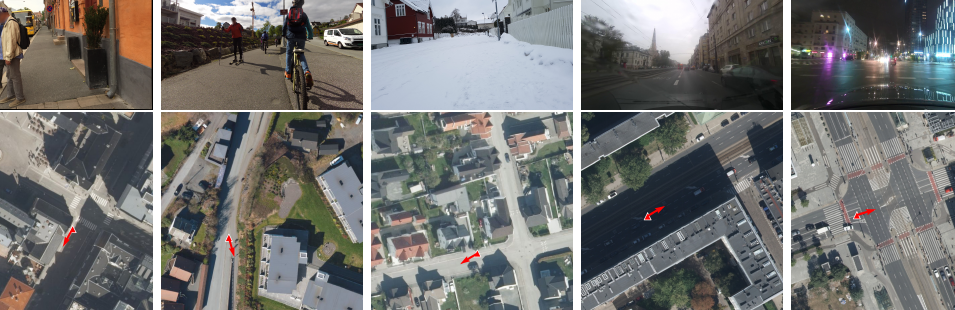
#> input picture assets/img/opencvl-samples.png, 955 x 310 px
$ python build_hero_collage.py
#> lines starting #> are read from the running program, lines starting #| are printed output that depends on the picture
#!/usr/bin/env python3
from __future__ import annotations

import argparse
import io
import json
import math
import sys
import urllib.error
import urllib.parse
import urllib.request
from dataclasses import dataclass
from pathlib import Path

from PIL import Image, ImageDraw, ImageEnhance, ImageFilter


ROOT = Path(__file__).resolve().parents[1]
IMG_DIR = ROOT / "assets" / "img"

BASE_PATH = IMG_DIR / "nl-aerial-base.jpg"
OUTPUT_PATH = IMG_DIR / "opencvl-hero-collage.jpg"
FALLBACK_SAMPLES_PATH = IMG_DIR / "opencvl-samples.png"

MIN_X = 543508.907
MIN_Y = 6866881.842
MAX_X = 546308.907
MAX_Y = 6868456.842

CARD_SLOTS = [
    ((1460, 185), 7, (214, 155, 47)),
    ((1905, 270), -5, (92, 131, 189)),
    ((2185, 500), 6, (47, 111, 98)),
    ((1770, 640), 4, (199, 96, 53)),
    ((2085, 840), -7, (214, 155, 47)),
    ((1470, 1000), 6, (92, 131, 189)),
    ((1050, 1045), -5, (47, 111, 98)),
    ((2240, 1110), 5, (199, 96, 53)),
    ((1185, 360), -6, (214, 155, 47)),
    ((1510, 1210), -4, (92, 131, 189)),
    ((1960, 1185), 7, (47, 111, 98)),
    ((925, 700), 5, (199, 96, 53)),
    ((2315, 215), -8, (214, 155, 47)),
    ((1690, 420), 4, (92, 131, 189)),
]

CARD_SIZES = [(410, 250), (390, 235), (430, 250), (360, 220), (405, 245)]


@dataclass
class StreetImage:
    image: Image.Image
    lon: float | None
    lat: float | None
    image_id: str


# [108 lines left out: functions mercator_to_lon_lat, lon_lat_to_mercator, lon_lat_to_pixel, read_url, fetch_mapillary_images, not called in this run]


def fallback_images(limit: int) -> list[StreetImage]:
#> called with limit = 14
    samples = Image.open(FALLBACK_SAMPLES_PATH).convert("RGB")
#> samples is the input picture: PIL image 955x310 RGB; mean R, G, B 115.7, 116, 114.4
    boxes = [(0, 0, 154, 150), (160, 0, 360, 150), (370, 0, 570, 150), (585, 0, 770, 150), (785, 0, 955, 150)]
    images = [StreetImage(samples.crop(box).convert("RGB"), None, None, f"fallback-{idx}") for idx, box in enumerate(boxes)]
#> images = 5 items
    while len(images) < limit:
        images.extend(images[: limit - len(images)])
#> this loop made 2 passes
#> after the loop, images = 14 items
    return images[:limit]


def cover(image: Image.Image, size: tuple[int, int]) -> Image.Image:
    tw, th = size
    iw, ih = image.size
    scale = max(tw / iw, th / ih)
    nw, nh = int(iw * scale + 0.5), int(ih * scale + 0.5)
    image = image.resize((nw, nh), Image.Resampling.LANCZOS)
    left = (nw - tw) // 2
    top = (nh - th) // 2
    return image.crop((left, top, left + tw, top + th))


def rounded_mask(size: tuple[int, int], radius: int) -> Image.Image:
    mask = Image.new("L", size, 0)
    draw = ImageDraw.Draw(mask)
    draw.rounded_rectangle((0, 0, size[0] - 1, size[1] - 1), radius=radius, fill=255)
    return mask


def make_card(image: Image.Image, size: tuple[int, int], accent: tuple[int, int, int]) -> Image.Image:
    crop = cover(image, size).convert("RGBA")
    crop.putalpha(rounded_mask(size, 22))
    border = 10
    out = Image.new("RGBA", (size[0] + border * 2, size[1] + border * 2), (0, 0, 0, 0))
    draw = ImageDraw.Draw(out)
    draw.rounded_rectangle((0, 0, out.size[0] - 1, out.size[1] - 1), radius=28, fill=(255, 255, 255, 242))
    draw.rounded_rectangle((4, 4, out.size[0] - 5, out.size[1] - 5), radius=24, outline=accent, width=7)
    out.alpha_composite(crop, (border, border))
    return out


def paste_shadowed(canvas: Image.Image, image: Image.Image, center: tuple[int, int], angle: float) -> None:
    rotated = image.rotate(angle, resample=Image.Resampling.BICUBIC, expand=True)
    x = int(center[0] - rotated.size[0] / 2)
    y = int(center[1] - rotated.size[1] / 2)
    alpha = rotated.getchannel("A")
    shadow_alpha = alpha.filter(ImageFilter.GaussianBlur(18))
    shadow = Image.new("RGBA", rotated.size, (0, 0, 0, 120))
    shadow.putalpha(shadow_alpha)
    canvas.alpha_composite(shadow, (x + 16, y + 20))
    canvas.alpha_composite(rotated, (x, y))


def draw_pin(draw: ImageDraw.ImageDraw, x: int, y: int, color: tuple[int, int, int]) -> None:
    draw.ellipse((x - 15, y - 15, x + 15, y + 15), fill=(255, 255, 255, 230))
    draw.ellipse((x - 8, y - 8, x + 8, y + 8), fill=color)
    draw.line((x, y + 11, x, y + 34), fill=(255, 255, 255, 175), width=3)


def darkened_base() -> Image.Image:
    base = Image.open(BASE_PATH).convert("RGB")
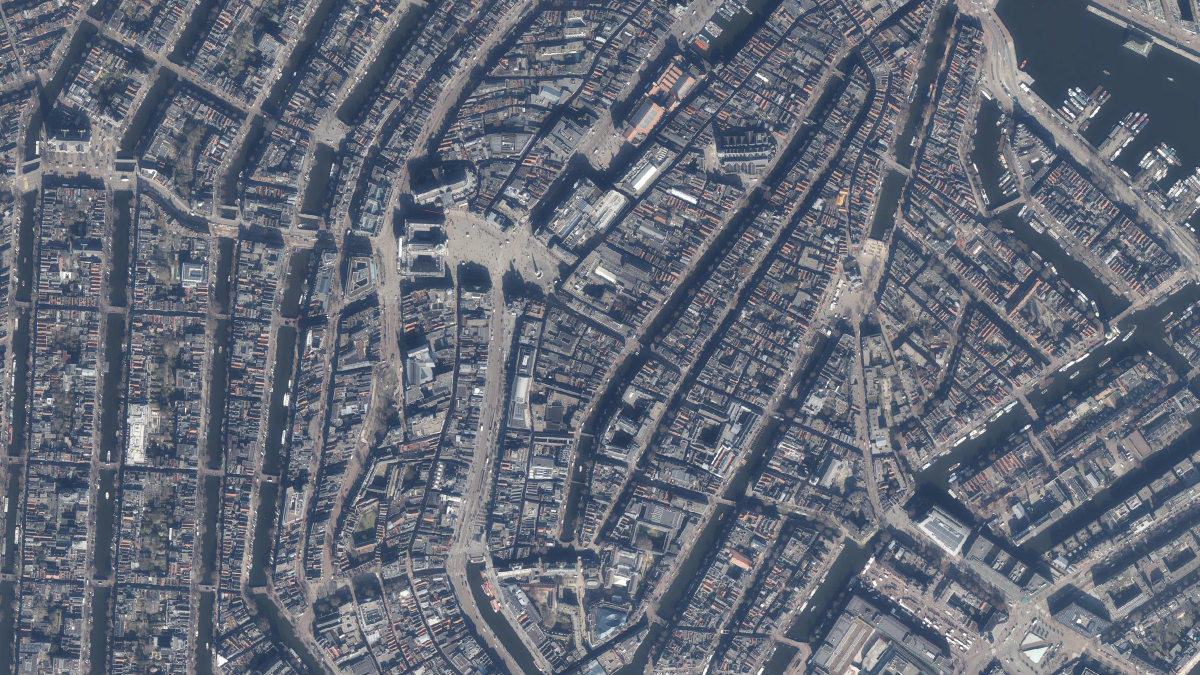
#> input picture assets/img/nl-aerial-base.jpg, 2400 x 1350 px (shown at 1/2 size)
#> base is the input picture: PIL image 2400x1350 RGB; mean R, G, B 101.2, 107.4, 119.7
    base = ImageEnhance.Color(base).enhance(0.88)
    base = ImageEnhance.Contrast(base).enhance(1.08)
    base = ImageEnhance.Brightness(base).enhance(0.80)
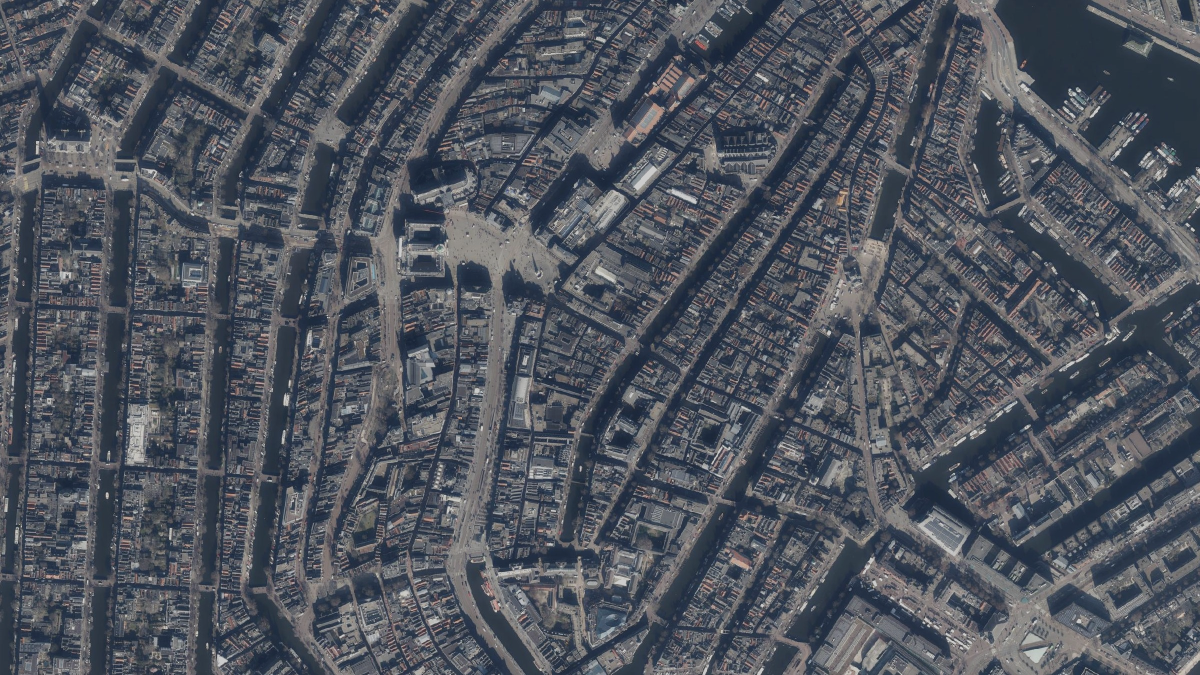
#> base: PIL image 2400x1350 RGB (shown at 1/2 size); mean R, G, B 80, 84.7, 94.1
    width, height = base.size
#> width = 2400; height = 1350
    canvas = base.convert("RGBA")

    shade = Image.new("RGBA", (width, height), (0, 0, 0, 0))
#> shade: PIL image 2400x1350 RGBA; every value is 0
    pixels = shade.load()
    for y in range(height):
        for x in range(width):
            left = max(0, 1 - x / (width * 0.72))
            edge = max(
                max(0, (210 - x) / 210),
                max(0, (x - (width - 210)) / 210),
                max(0, (155 - y) / 155),
                max(0, (y - (height - 155)) / 155),
            )
            pixels[x, y] = (8, 18, 17, min(210, int(150 * left + 62 * edge)))
    return Image.alpha_composite(canvas, shade)
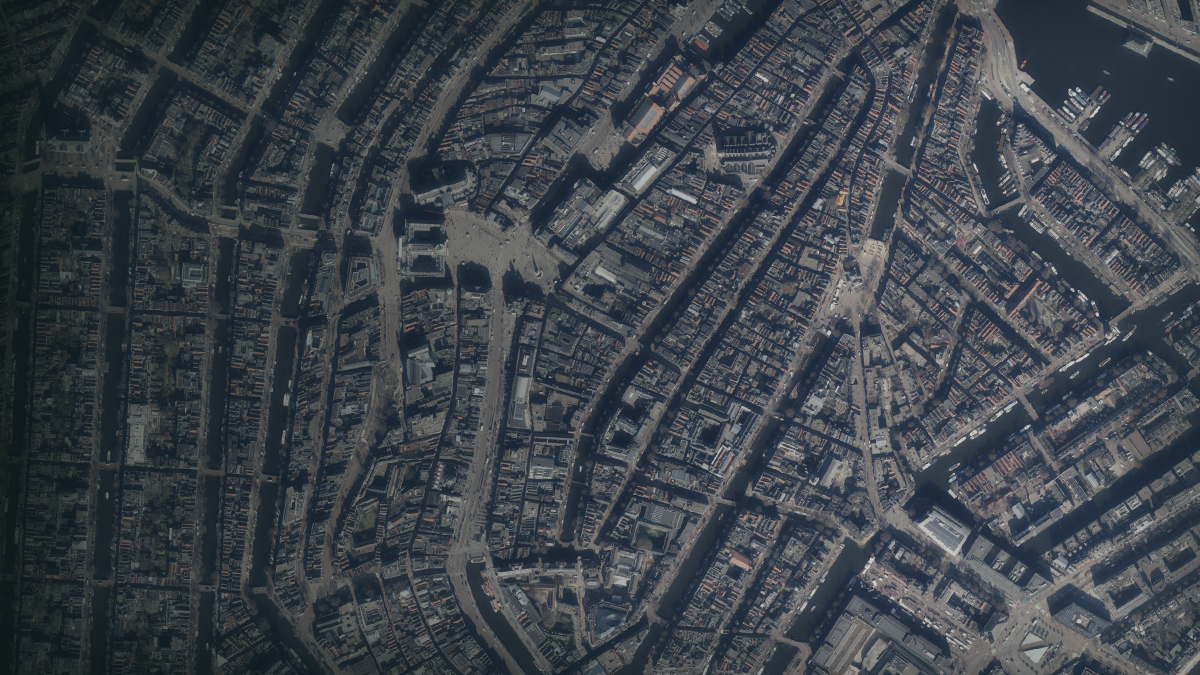
#> returned value: PIL image 2400x1350 RGBA (shown at 1/2 size); mean R, G, B, A 61.8, 67.9, 74.6, 255


def build(images: list[StreetImage]) -> None:
    canvas = darkened_base()
    width, height = canvas.size
#> width = 2400; height = 1350
    lines = Image.new("RGBA", (width, height), (0, 0, 0, 0))
    draw = ImageDraw.Draw(lines)

    for idx, street in enumerate(images[: len(CARD_SLOTS)]):
        center, _angle, color = CARD_SLOTS[idx]
        if street.lon is not None and street.lat is not None:
            pin = lon_lat_to_pixel(street.lon, street.lat, width, height)
        else:
            pin = (max(700, min(width - 120, center[0] - 290)), max(160, min(height - 120, center[1] + 80)))
        draw.line((pin[0], pin[1], center[0], center[1]), fill=(255, 255, 255, 108), width=3)
        draw_pin(draw, pin[0], pin[1], color)
#> this loop made 14 passes
#> (center, color, pin) on passes 1 to 12: ((1460, 185), (214, 155, 47), (1170, 265)), ((1905, 270), (92, 131, 189), (1615, 350)), ((2185, 500), (47, 111, 98), (1895, 580)), ((1770, 640), (199, 96, 53), (1480, 720)), ((2085, 840), (214, 155, 47), (1795, 920)), ((1470, 1000), (92, 131, 189), (1180, 1080)), ((1050, 1045), (47, 111, 98), (760, 1125)), ((2240, 1110), (199, 96, 53), (1950, 1190)), ((1185, 360), (214, 155, 47), (895, 440)), ((1510, 1210), (92, 131, 189), (1220, 1230)), ((1960, 1185), (47, 111, 98), (1670, 1230)), ((925, 700), (199, 96, 53), (700, 780))
    canvas = Image.alpha_composite(canvas, lines)

    for idx, street in enumerate(images[: len(CARD_SLOTS)]):
        center, angle, color = CARD_SLOTS[idx]
        card = make_card(street.image, CARD_SIZES[idx % len(CARD_SIZES)], color)
        paste_shadowed(canvas, card, center, angle)
#> this loop made 14 passes
#> (center, angle) on passes 1 to 11: ((1460, 185), 7), ((1905, 270), -5), ((2185, 500), 6), ((1770, 640), 4), ((2085, 840), -7), ((1470, 1000), 6), ((1050, 1045), -5), ((2240, 1110), 5), ((1185, 360), -6), ((1510, 1210), -4), ((1960, 1185), 7)
#> pass 1, in cover, `image = image.resize((nw, nh), Image.Resampling.LANCZOS)`:
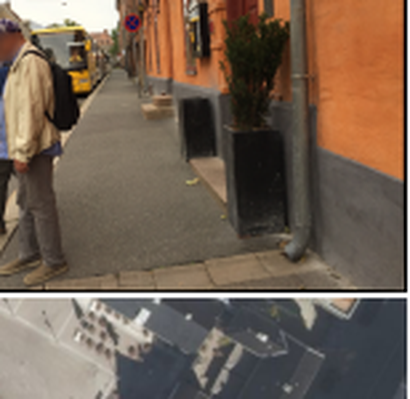
#> image: PIL image 410x399 RGB; mean R, G, B 114.6, 97.2, 82.6
#> pass 1, in make_card, `crop = cover(image, size).convert("RGBA")`:
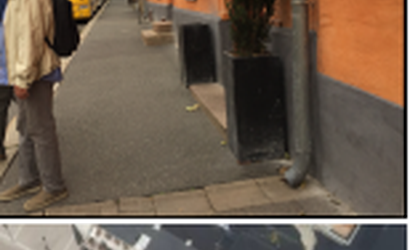
#> crop: PIL image 410x250 RGBA; mean R, G, B, A 109.4, 93.6, 78.5, 255
#> after the loop:
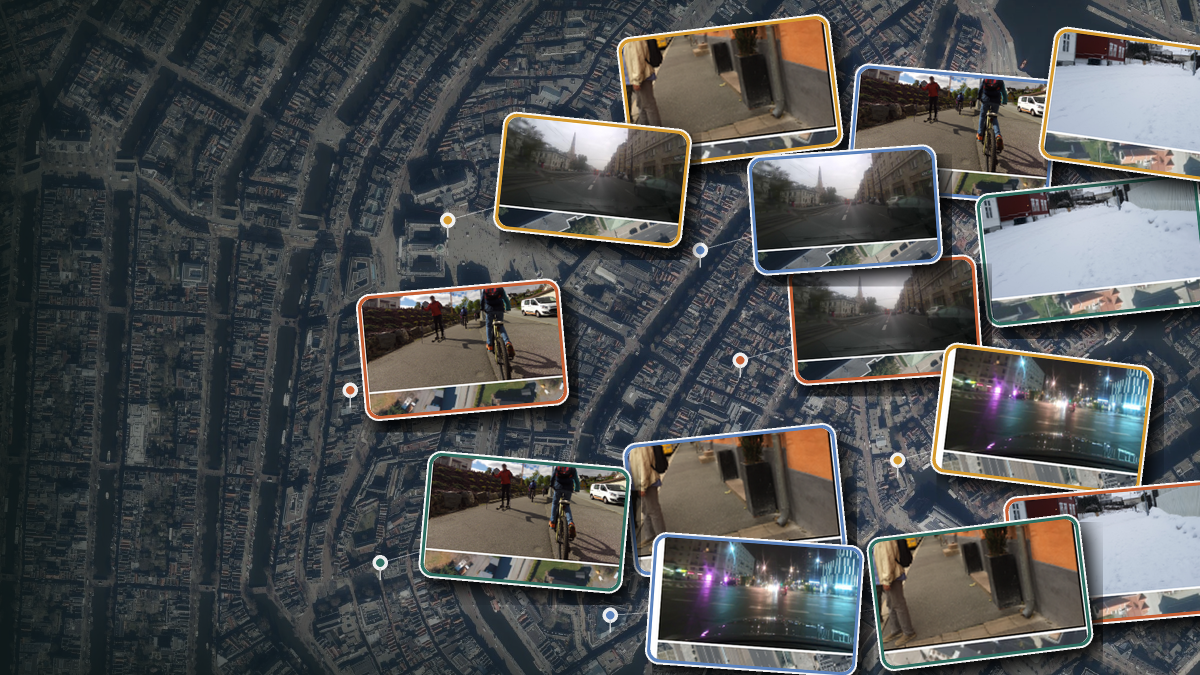
#> canvas: PIL image 2400x1350 RGBA (shown at 1/2 size); mean R, G, B, A 77.4, 79.7, 80.8, 255
#> after the loop:
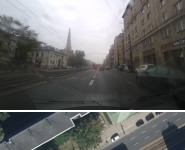
#> street.image: PIL image 185x150 RGB; mean R, G, B 104.4, 104.9, 104.3

    canvas.convert("RGB").save(OUTPUT_PATH, quality=88, optimize=True, progressive=True)


def main() -> int:
    parser = argparse.ArgumentParser()
    parser.add_argument("--token-stdin", action="store_true", help="Read the Mapillary token from stdin.")
    parser.add_argument("--limit", type=int, default=14)
    args = parser.parse_args()

    token = sys.stdin.readline().strip() if args.token_stdin else ""
    images: list[StreetImage] = []
    if token:
        images = fetch_mapillary_images(token, args.limit)
        print(f"Fetched {len(images)} Mapillary thumbnails", file=sys.stderr)
    if len(images) < min(10, args.limit):
        print("Using fallback OpenCVL submission crops for missing thumbnails", file=sys.stderr)
        images.extend(fallback_images(args.limit - len(images)))
    build(images[: args.limit])
    print(OUTPUT_PATH)
    return 0


if __name__ == "__main__":
    raise SystemExit(main())
#> (the program exits here)
